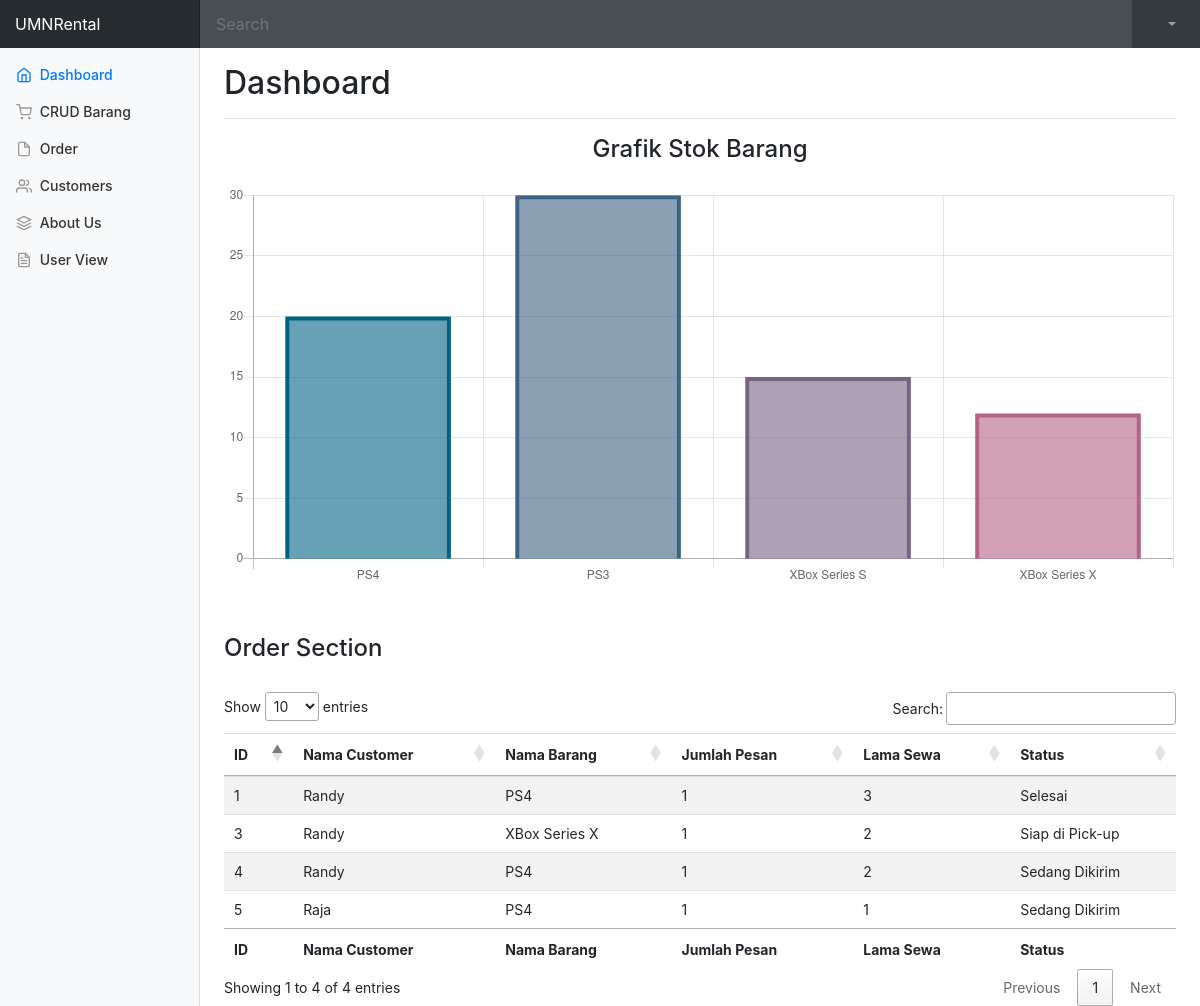
Screenshot of /index.php/admin with the database file from the repository.
### tables this page shows
CREATE TABLE `orderan` (
  `id_order` int(11) NOT NULL,
  `id_user` int(11) NOT NULL,
  `id_barang` int(11) NOT NULL,
  `jmlpesan` int(11) NOT NULL,
  `lamasewa` int(11) NOT NULL,
  `status` varchar(100) NOT NULL
);

CREATE TABLE `user` (
  `id` int(11) NOT NULL,
  `nama` varchar(255) NOT NULL,
  `email` varchar(255) NOT NULL,
  `pass` varchar(255) NOT NULL,
  `alamat` varchar(255) NOT NULL,
  `notelp` int(15) NOT NULL,
  `role` int(11) NOT NULL
);

CREATE TABLE `barang` (
  `id_barang` int(11) NOT NULL,
  `nama_barang` varchar(255) NOT NULL,
  `harga` int(11) NOT NULL,
  `deskripsi` varchar(500) NOT NULL,
  `stock` int(11) NOT NULL,
  `gambar` varchar(255) NOT NULL
);

### application/controllers/Admin.php (called while the page is built, shortened)
<?php
class Admin extends CI_Controller {
    public function __construct()
	{
        $this->load->library('form_validation');
        $this->load->model('BarangModel');
        $this->load->model('CustomerModel');
		$this->load->model('OrderModel');
	}
    public function index(){
        $data['admin'] = $this->db->get_where('user',['email' => $this->session->userdata('email')])->row_array();
        $data['js'] = $this->load->view('include/js.php', NULL, TRUE);
        $data['css'] = $this->load->view('include/css.php', NULL, TRUE);
		$data['barang'] = $this->BarangModel->ShowData();
		$data['orderan'] = $this->OrderModel->ShowData();
        $data['dashboardcss'] = $this->load->view('include/dashboard.php', NULL, TRUE);
        $this->load->view('admin/dashboardviewadmin', $data);
    }
}

### index.php (called while the page is built, shortened)
<?php
require_once BASEPATH.'core/CodeIgniter.php';

### application/models/OrderModel.php (called while the page is built, shortened)
<?php
class OrderModel extends CI_Model{
    public function ShowData()
    {
        $query = $this->db->query("SELECT o.id_order, u.nama, b.nama_barang, o.jmlpesan, o.lamasewa, o.status FROM orderan o inner join barang b on o.id_barang = b.id_barang inner join user u on o.id_user = u.id");
        return $query->result_array();
    }
}

### application/models/BarangModel.php (called while the page is built, shortened)
<?php
class BarangModel extends CI_Model{
    public function ShowData()
    {
        $query = $this->db->query("SELECT * FROM barang");
        return $query->result_array();
    }
}

### application/views/admin/dashboardviewadmin.php (the view, shortened to what this page needs)
<!doctype html>
<html lang="en">
<head>
  <?php echo $css; ?>
</head>
<body>
    <nav class="navbar navbar-dark sticky-top bg-dark navbar-expand flex-md-nowrap p-0">
    <a class="navbar-brand col-sm-3 col-md-2 mr-0" href="#">UMNRental</a>
    <input class="form-control form-control-dark w-100" type="text" placeholder="Search" aria-label="Search">
    <ul class="navbar-nav px-3">
      <li class="nav-item dropdown no-arrow text-nowrap">
          <a class="nav-link dropdown-toggle" href="#" id="userDropdown" role="button"
              data-toggle="dropdown" aria-haspopup="true" aria-expanded="false">
          </a>
      </li>
    </ul>
  </nav>
  <div class="container-fluid">
    <div class="row">
      <nav class="col-md-2 d-none d-md-block bg-light sidebar">
        <div class="sidebar-sticky">
          <ul class="nav flex-column">
            <li class="nav-item">
              <a class="nav-link active" href="#">
                <span data-feather="home"></span>
                Dashboard <span class="sr-only">(current)</span>
              </a>
            </li>
            <li class="nav-item">
              <a class="nav-link" href="<?= base_url('index.php/admin/barangview')?>">
                <span data-feather="shopping-cart"></span>
                CRUD Barang
              </a>
            </li>
            <li class="nav-item">
              <a class="nav-link" href="<?= base_url('index.php/admin/order') ?>">
                <span data-feather="file"></span>
                Order
              </a>
            </li>
            <li class="nav-item">
              <a class="nav-link" href="<?= base_url('index.php/admin/customer') ?>">
                <span data-feather="users"></span>
                Customers
              </a>
            </li>
            <li class="nav-item">
              <a class="nav-link" href="<?= base_url('index.php/aboutus') ?>">
                <span data-feather="layers"></span>
                About Us
              </a>
            </li>
          </ul>
          <ul class="nav flex-column mb-2">
            <li class="nav-item">
              <a class="nav-link" href="<?= base_url('index.php/welcome/admin') ?>">
                <span data-feather="file-text"></span>
                User View
              </a>
            </li>
          </ul>
        </div>
      </nav>
      <main role="main" class="col-md-9 ml-sm-auto col-lg-10 pt-3 px-4">
        <div class="d-flex justify-content-between flex-wrap flex-md-nowrap align-items-center pb-2 mb-3 border-bottom">
          <h1 class="h2">Dashboard</h1>
        </div>
        <h4 style="text-align:center;">Grafik Stok Barang</h4>
        <canvas class="my-4" id="myChart" width="900" height="380"></canvas>
        <br>
        <h4>Order Section</h4><br>
        <div class="table-responsive">
        <table id="table" class="table table-striped" style="width: 100%">
            <thead>
                <tr>
                    <th>ID</th>
                    <th>Nama Customer</th>
                    <th>Nama Barang</th>
                    <th>Jumlah Pesan</th>
                    <th>Lama Sewa</th>
                    <th>Status</th>
                </tr>
            </thead>
            <tbody>
            <?php foreach($orderan as $row): ?>
                <tr>
                    <td><?= $row['id_order'] ?></td>
                    <td><?= $row['nama'] ?></td>
                    <td><?= $row['nama_barang'] ?></td>
                    <td><?= $row['jmlpesan'] ?></td>
                    <td><?= $row['lamasewa'] ?></td>
                    <td><?= $row['status'] ?></td>
                </tr>
            <?php endforeach ?>
            </tbody>
            <tfoot>
                <tr>
                <th>ID</th>
                    <th>Nama Customer</th>
                    <th>Nama Barang</th>
                    <th>Jumlah Pesan</th>
                    <th>Lama Sewa</th>
                    <th>Status</th>
                </tr>
            </tfoot>
        </table>
        </div>
      </main>
    </div>
  </div>
  <script>
    var ctx = document.getElementById("myChart");
    var densityData = {
      data: [<?php foreach($barang as $row){ ?>
                  <?= $row['stock'] ?>,
                <?php } ?>],
          lineTension: 0,
          <?php $i = 0 ?>
          backgroundColor: [<?php foreach($barang as $row){ ?>
                    'rgba(<?= $i ?>,99,132,0.6)' <?php $i = $i + 60 ?>,
                  <?php } ?>],
                  <?php $i = 0 ?>
          borderColor: [<?php foreach($barang as $row){ ?>
                    'rgba(<?= $i ?>,99,132,1)' <?php $i = $i + 60 ?>,
                  <?php } ?>],
          borderWidth: 4,
          pointBackgroundColor: '#007bff'
    };
    var myChart = new Chart(ctx, {
      type: 'bar',
      data: {
        labels: [<?php foreach($barang as $row){ ?>
                    "<?= $row['nama_barang'] ?>",
                  <?php } ?>],
        datasets: [densityData],
      },
      options: {
        scales: {
          yAxes: [{
            ticks: {
              beginAtZero: true
            }
          }]
        },
        legend: {
          display: false,
        }
      }
    });
  </script>
</body>
</html>

### application/views/include/dashboard.php (style rules this page uses)
body { font-size: .875rem; }
.feather { width: 16px; height: 16px; vertical-align: text-bottom; }
.sidebar { position: fixed; top: 0; bottom: 0; left: 0; z-index: 100; padding: 0; box-shadow: inset -1px 0 0 rgba(0, 0, 0, .1); }
.sidebar-sticky { position: -webkit-sticky; position: sticky; top: 48px; height: calc(100vh - 48px); padding-top: .5rem; overflow-x: hidden; overflow-y: auto; }
.sidebar .nav-link { font-weight: 500; color: #333; }
.sidebar .nav-link .feather { margin-right: 4px; color: #999; }
.sidebar .nav-link.active { color: #007bff; }
.sidebar .nav-link:hover .feather, .sidebar .nav-link.active .feather { color: inherit; }
.navbar-brand { padding-top: .75rem; padding-bottom: .75rem; font-size: 1rem; background-color: rgba(0, 0, 0, .25); box-shadow: inset -1px 0 0 rgba(0, 0, 0, .25); }
.navbar .form-control { padding: .75rem 1rem; border-width: 0; border-radius: 0; }
.form-control-dark { color: #fff; background-color: rgba(255, 255, 255, .1); border-color: rgba(255, 255, 255, .1); }
.border-bottom { border-bottom: 1px solid #e5e5e5; }

### rows the page displays
orderan: id_order "1", id_user.nama "Randy", id_barang.nama_barang "PS4", jmlpesan "1", lamasewa "3", status "Selesai"
orderan: id_order "3", id_user.nama "Randy", id_barang.nama_barang "XBox Series X", jmlpesan "1", lamasewa "2", status "Siap di Pick-up"
orderan: id_order "4", id_user.nama "Randy", id_barang.nama_barang "PS4", jmlpesan "1", lamasewa "2", status "Sedang Dikirim"
orderan: id_order "5", id_user.nama "Raja", id_barang.nama_barang "PS4", jmlpesan "1", lamasewa "1", status "Sedang Dikirim"

### other values shown
chart data {{ $row['stock'] }} 20, 30, 15, 12
chart data {{ $i }} 60, 120, 180
